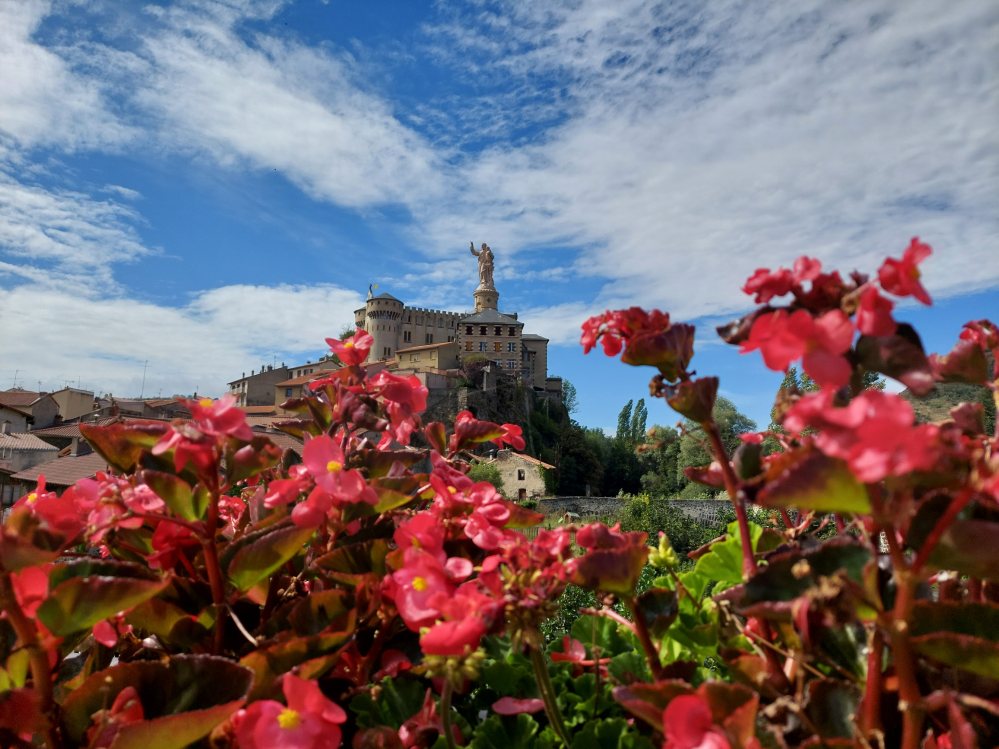
#> input picture wyjazd1.jpg, 1997 x 1498 px, found by its file name (shown at 1/2 size)
$ python interaktywne_okno_kod_do_pracy.py
#> lines starting #> are read from the running program, lines starting #| are printed output that depends on the picture
from tkinter import filedialog
import cv2
import numpy as np
import matplotlib.pyplot as plt
from matplotlib.widgets import Slider, Button

# [79 lines left out: functions fun_image, gamma_operation, f1, do_mask_on_image, scale_lap, rotation, not called in this run]

if __name__ == '__main__':
    # dla image1 nalezy zmienic sciezke pliku w tym miejscu
    image1 = cv2.imread("C:\\Users\\klaud\\Downloads\\zdj_do_tf\\wyjazd1.jpg",
                        cv2.IMREAD_GRAYSCALE)
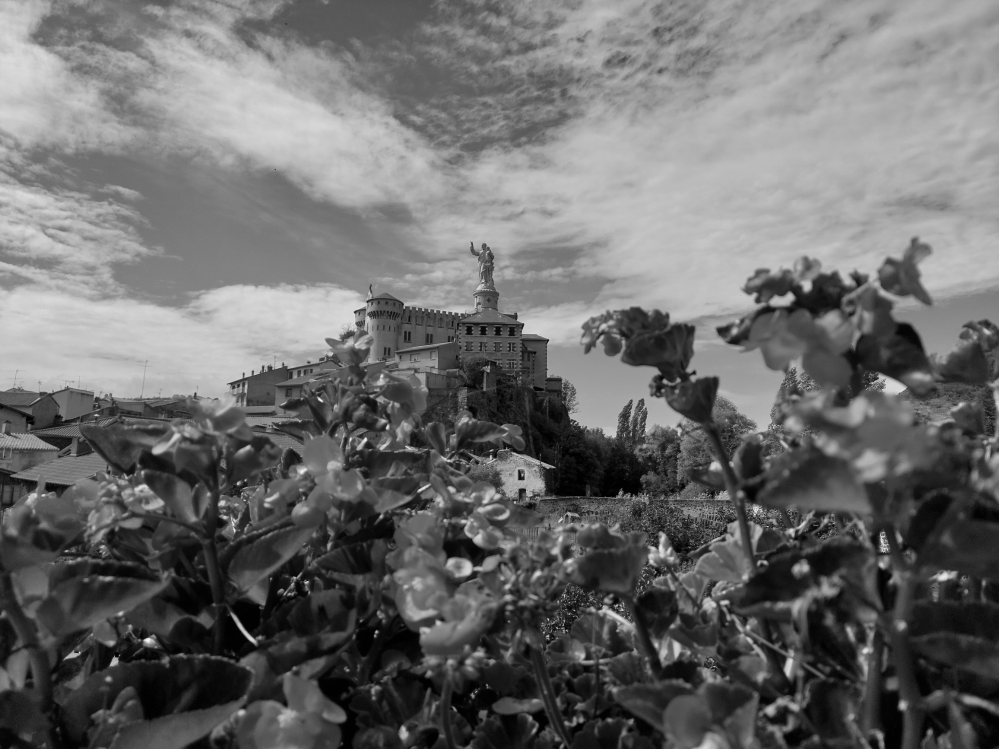
#> image1: shape (1498, 1997) (shown at 1/2 size); min 0, max 252, mean 107.4
    # aby moc skorzystac z programu, na sciezke do dowolnego zdjecia z komputera uzytkownika
    image1 = np.double(image1)

    # skalowanie, jesli jest wymagane
    if (image1.shape[0] > 500) or (image1.shape[1] > 500):
        kk = 500 / max(image1.shape[0], image1.shape[1])
#> kk = 0.25
        original_height, original_width = image1.shape
#> original_height = 1498; original_width = 1997
        new_height1, new_width1 = (int(original_height * kk), int(original_width * kk))
#> new_height1 = 375; new_width1 = 500
        sc_image = np.zeros((new_height1, new_width1))

        for ii in range(new_height1):
            for jj in range(new_width1):
                xx = np.round(np.array([[jj], [ii]]) * (1 / kk))
                if (int(xx[1][0]) in range(image1.shape[0]) and
                        int(xx[0][0]) in range(image1.shape[1])):
                    sc_image[ii][jj] = image1[int(xx[1][0])][int(xx[0][0])]
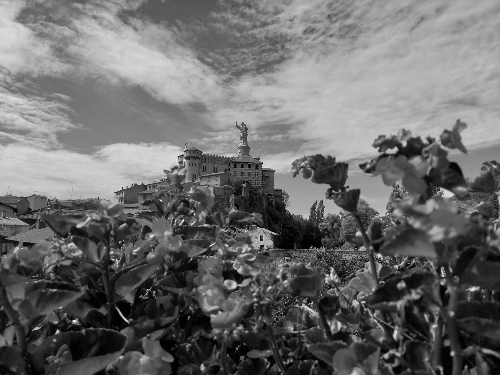
#> sc_image: shape (375, 500) float64; min 0, max 250, mean 107.5
        image1 = sc_image

    # maski
    gaussian_kernel_3x3 = 1 / 16 * np.array([[1, 2, 1], [2, 4, 2], [1, 2, 1]])
    laplacian_kernel_3x3 = np.array([[0, 1, 0], [1, -4, 1], [0, 1, 0]])

    # zasadnicza konstrukcja pojawiajacego sie okna
    fig, ax = plt.subplots()
    plt.subplots_adjust(left=0.25, bottom=0.25, right=0.75)
    axcolor = 'lightblue'

    g_0 = 1
    c_0 = 0
    teta_0 = 0

    current_image = image1
    ax.imshow(current_image, cmap='gray')
    ax.set_xticks([]), ax.set_yticks([])

    axs = plt.axes((0.25, 0.1, 0.5, 0.03), facecolor=axcolor)
    axgamma = plt.axes((0.25, 0.15, 0.5, 0.03), facecolor=axcolor)
    axteta = plt.axes((0.25, 0.05, 0.5, 0.03), facecolor=axcolor)

    sc = Slider(axs, 'Kontrast($c$)', -20, 20, valinit=c_0)
    sgamma = Slider(axgamma, 'Jasnosc($\\gamma$)', 0.1, 5, valinit=g_0)
    steta = Slider(axteta, 'Kat obrotu($\\theta$)', 0, 360, valinit=teta_0)

    # [11 lines left out: function update, not called in this run]

    sc.on_changed(update)
    sgamma.on_changed(update)
    steta.on_changed(update)

    sharpax = plt.axes((0.8, 0.15, 0.1, 0.03))
    blurax = plt.axes((0.8, 0.11, 0.1, 0.03))
    resetax = plt.axes((0.8, 0.07, 0.1, 0.03))
    saveax = plt.axes((0.8, 0.03, 0.1, 0.03))

    button_sharp = Button(sharpax, 'Wyostrzenie', color=axcolor, hovercolor='0.5')
    button_blur = Button(blurax, 'Rozmywanie', color=axcolor, hovercolor='0.9')
    button_reset = Button(resetax, 'Reset', color=axcolor, hovercolor='0.975')
    button_save = Button(saveax, 'Zapisz obraz', color=axcolor, hovercolor='0.975')

    # [32 lines left out: functions apply_blur, apply_sharp, reset, save_image, not called in this run]

    button_blur.on_clicked(apply_blur)
    button_sharp.on_clicked(apply_sharp)
    button_reset.on_clicked(reset)
    button_save.on_clicked(save_image)

    def resize_fonts(event=None):
        for button in [button_sharp, button_blur, button_reset, button_save]:
            bbox = button.ax.get_window_extent().transformed(fig.dpi_scale_trans.inverted())
            width, height = bbox.width, bbox.height
            fontsize = min(width, height) * 35
            button.label.set_fontsize(fontsize)
        fig.canvas.draw_idle()

    fig.canvas.mpl_connect('resize_event', resize_fonts)
    resize_fonts()

    plt.show()
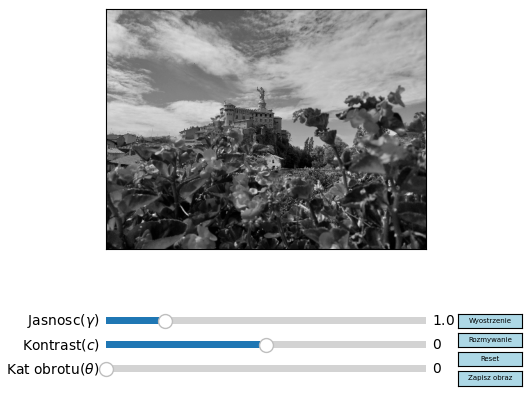
#> figure drawn by matplotlib, 4 panels
